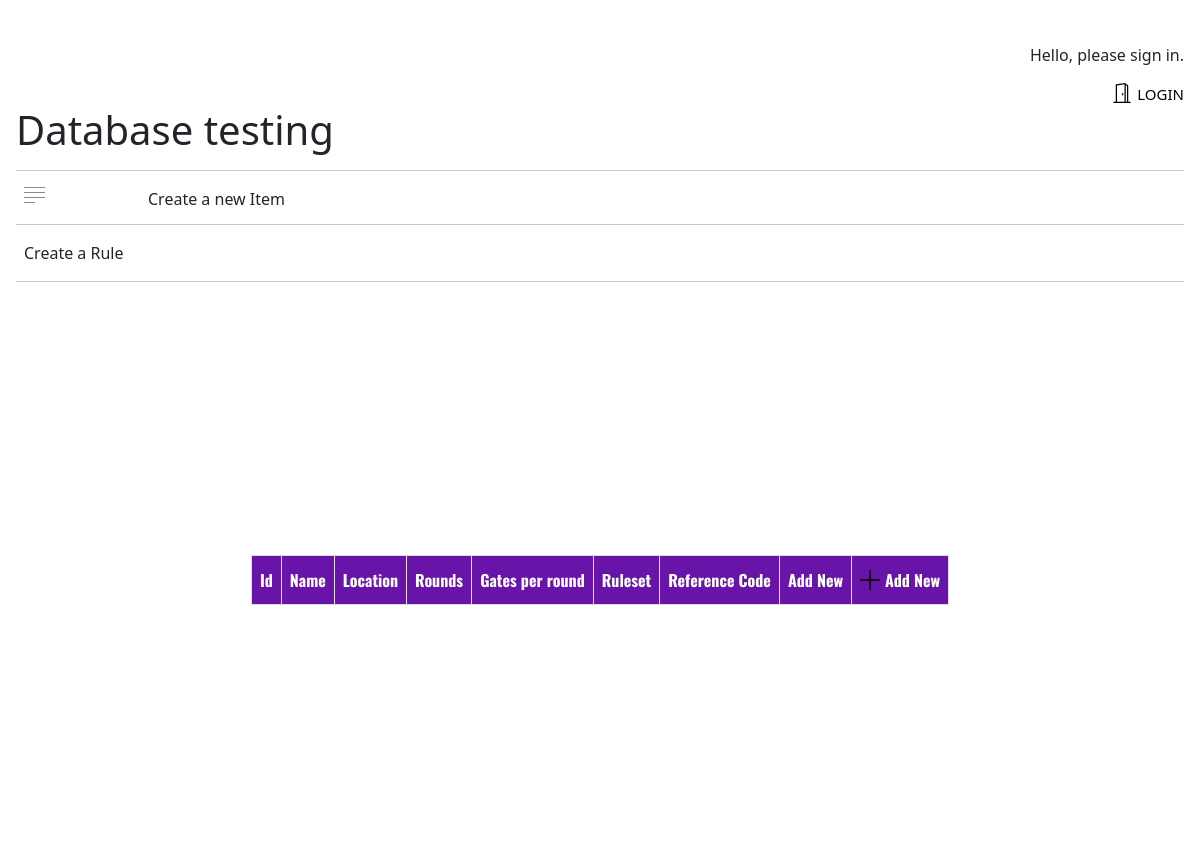
Page /account/comp/list/ on the earlier database version.
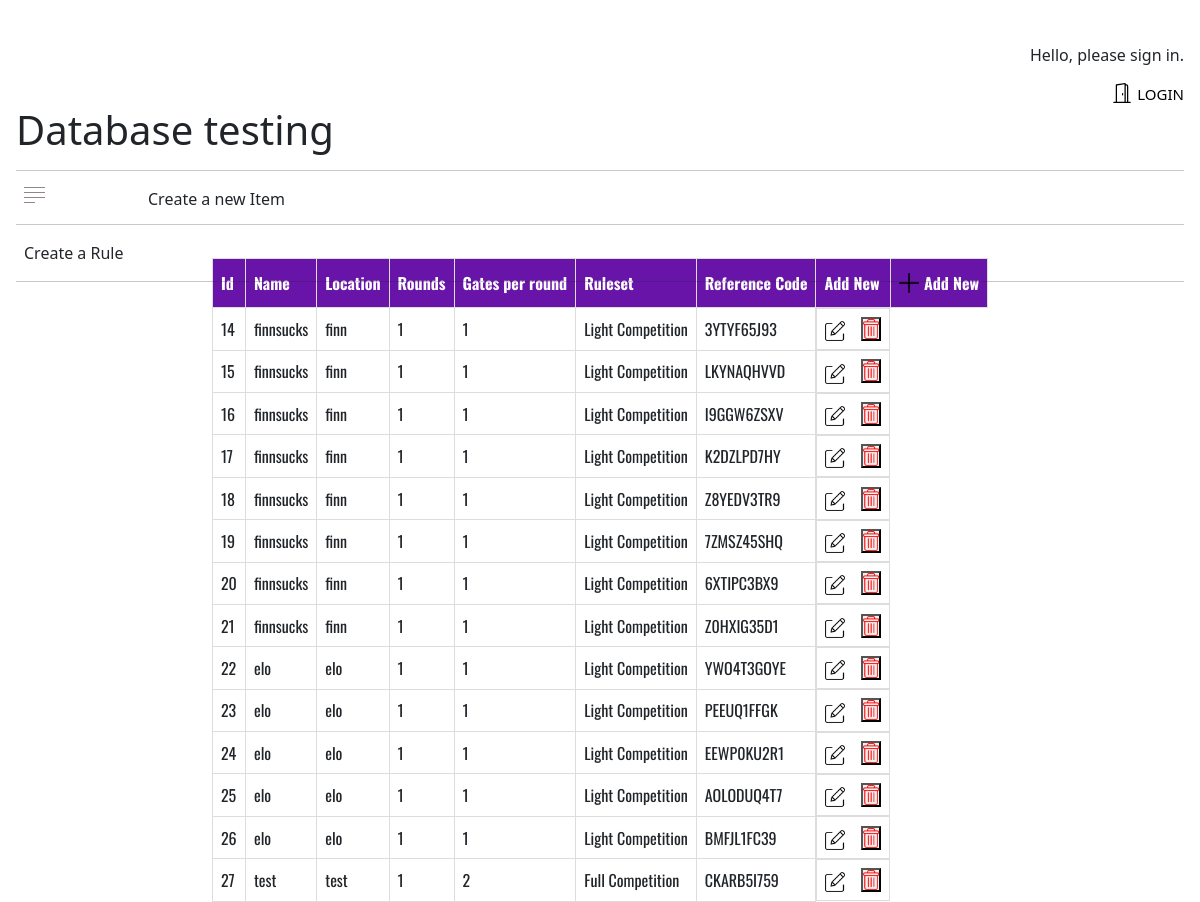
Same page on the later database version.
### database/models.py (models this page shows, shortened)
class Competition(models.Model):
    name = models.CharField(max_length=100)
    location = models.CharField(max_length=50)
    no_of_rounds = models.IntegerField(validators= [MinValueValidator (1, message='Please enter a number greater than or equal to 1'), MaxValueValidator (30, message='Please enter a number less than or equal to 30')])
    gates_per_round = models.IntegerField(validators= [MinValueValidator (1), MaxValueValidator (30)])
    ruleset = models.ForeignKey(Ruleset, on_delete=models.CASCADE)
    ref_code = models.CharField(
           max_length = 10,
           blank=True,
           editable=False,
           unique=True,
           default=get_random_string(5, allowed_chars=string.ascii_uppercase + string.digits)
    )

class Ruleset(models.Model):
    name = models.CharField(max_length=100, unique=True)
    def __str__(self):
        return self.name

### database/views.py (the view)
# urls.py: path('comp/list/', views.comp_list, name='finn'),
def comp_list(request):
    context = {
        'comp_list': Competition.objects.all()
    }
    return render(request, "competition_register/comp_list.html", context)

### database/templates/competition_register/comp_list.html (shortened to what this page needs)
{% extends 'base.html' %}
{% load static %}
{% block head %}
    <link rel="stylesheet" href="{% static 'list.css' %}">
{% endblock %}
{% block content %}
<table id="comp">
    <thead>
        <tr>
            <th>Id</th>
            <th>Name</th>
            <th>Location</th>
            <th>Rounds</th>
            <th>Gates per round</th>
            <th>Ruleset</th>
            <th>Reference Code</th>
            <th>Add New</th>
            <th>
                <a href="{% url 'comp_insert' %}" class="add-user">
                <img src="{% static 'plus.png' %}" alt="" class="edit" style="height: 20px;"> Add New</a>
            </th>
        </tr>
    </thead>
    <tbody>
        {% for comp in comp_list %}
        <tr>
            <td>{{comp.id}}</td>
            <td>{{comp.name}}</td>
            <td>{{comp.location}}</td>
            <td>{{comp.no_of_rounds}}</td>
            <td>{{comp.gates_per_round}}</td>
            <td>{{comp.ruleset}}</td>
            <td>{{comp.ref_code}}</td>
            <td class="add-new">
                <a href="{% url 'comp_update' comp.id %}">
                    <img src="{% static 'edit.png' %}" alt="" class="edit" style="height: 20px;">
                </a>
                <form action="{% url 'comp_delete' comp.id %}" method="post">
                    <button type="submit" class="del" onclick="return confirm('Do you really want to delete user {{comp.name}}?')"><img src="/database/static/delete.png" style="height:20px"></button>
                </form>
            </td>
        </tr>
        {% endfor %}
    </tbody>
</table>
{% endblock %}

### database/templates/base.html (shortened to what this page needs)
{% load static %}
<!DOCTYPE html>
<html lang="en">
<head>
    <link rel="stylesheet" href="{% static 'base.css' %}">
    <link href="https://cdn.jsdelivr.net/npm/bootstrap@5.3.0-alpha1/dist/css/bootstrap.min.css" rel="stylesheet">
</head>
{% block head %}  {% endblock %}
<body>
    <div class="head-wrap">
        <div class="g-wrapper">
            {% if user.is_authenticated %}
            <p class="greeting">Hello, {{ user.first_name }}!</p>
            <a href="{% url 'logout' %}" class="button">
                <svg xmlns="http://www.w3.org/2000/svg" width="20" height="20" fill="currentColor" class="bi bi-door-open" viewBox="0 0 16 16">
                  <path d="M8.5 10c-.276 0-.5-.448-.5-1s.224-1 .5-1 .5.448.5 1-.224 1-.5 1z"/>
                  <path d="M10.828.122A.5.5 0 0 1 11 .5V1h.5A1.5 1.5 0 0 1 13 2.5V15h1.5a.5.5 0 0 1 0 1h-13a.5.5 0 0 1 0-1H3V1.5a.5.5 0 0 1 .43-.495l7-1a.5.5 0 0 1 .398.117zM11.5 2H11v13h1V2.5a.5.5 0 0 0-.5-.5zM4 1.934V15h6V1.077l-6 .857z"/>
                </svg> LOGOUT
              </a>
            {% else %}
            <p class="greeting">Hello, please sign in.</p>
            <a href="{% url 'auth-login' %}" class="button">
                 LOGIN
              </a>
            {% endif %}
        </div>
        <div class="head-head">
            <h1 class="title">Database testing</h1>
            <hr>
            <div class="create-wrap">
                <div class="wrapper-create-wrap">
                    <img src="/database/static/hamburg.png">
                    <p>Create a new Item</p>
                </div>
            </div>
            <hr>
            <p class="tiny">Create a Rule</p>
            <hr>
        </div>
        <div class="wrap">
            <div class="sign-in">
                {% block content %}
                {% endblock %}
            </div>
        </div>
    </div>
</body>
</html>

### database/static/base.css (style rules this page uses)
body { display: flex; justify-content: center; align-items: center; height: 100%; width: 100%; margin: 0; }
.head-wrap { display: flex; width: 100%; flex-direction: column; padding: 1rem; }
.head-head { margin-bottom: 2rem; }
.g-wrapper { margin-top: 1.7rem; width: 100%; text-align: right; margin-right: 2rem; }
.wrapper-create-wrap { display: grid; grid-template-columns: 10% auto; grid-template-rows: 100%; height: 21px; margin-left: 0.5rem; }
p { margin: 0; margin-left: 0.5rem; }
.sign-in { display: flex; flex-direction: column; justify-content: center; align-items: center; height: 500px; width: auto; background-color: rgb(255, 255, 255); margin-bottom: 2rem; }
.wrap { display: flex; margin: auto; justify-content: center; align-items: center; width: 100%; height: auto; }
a.button { display: flex; gap: 5px; font-size: 15px; text-decoration: none; color: black; justify-content: flex-end; }

### database/static/list.css (style rules this page uses)
* { margin: 0; padding: 0; }
#user td, #user th, #comp td, #comp th { border: 1px solid #ddd; padding: 8px; font-family: 'Oswald', sans-serif; }
#user th, #comp th { padding-top: 12px; padding-bottom: 12px; text-align: left; background-color: #6814a8; color: white; }
a.add-user { display: flex; gap: 5px; align-items: center; color: white !important; text-decoration: none; }
td.add-new { display: flex; flex-direction: row; align-items: center; justify-content: center; gap: 1rem; }
button.del { display: flex; width: 20px; }

Differences in the rows shown:
added Competition: id "14", name "finnsucks", location "finn", no_of_rounds "1", gates_per_round "1", ruleset "Light Competition", ref_code "3YTYF65J93"
added Competition: id "15", name "finnsucks", location "finn", no_of_rounds "1", gates_per_round "1", ruleset "Light Competition", ref_code "LKYNAQHVVD"
added Competition: id "16", name "finnsucks", location "finn", no_of_rounds "1", gates_per_round "1", ruleset "Light Competition", ref_code "I9GGW6ZSXV"
added Competition: id "17", name "finnsucks", location "finn", no_of_rounds "1", gates_per_round "1", ruleset "Light Competition", ref_code "K2DZLPD7HY"
added Competition: id "18", name "finnsucks", location "finn", no_of_rounds "1", gates_per_round "1", ruleset "Light Competition", ref_code "Z8YEDV3TR9"
added Competition: id "19", name "finnsucks", location "finn", no_of_rounds "1", gates_per_round "1", ruleset "Light Competition", ref_code "7ZMSZ45SHQ"
added Competition: id "20", name "finnsucks", location "finn", no_of_rounds "1", gates_per_round "1", ruleset "Light Competition", ref_code "6XTIPC3BX9"
added Competition: id "21", name "finnsucks", location "finn", no_of_rounds "1", gates_per_round "1", ruleset "Light Competition", ref_code "Z0HXIG35D1"
added Competition: id "22", name "elo", location "elo", no_of_rounds "1", gates_per_round "1", ruleset "Light Competition", ref_code "YWO4T3GOYE"
added Competition: id "23", name "elo", location "elo", no_of_rounds "1", gates_per_round "1", ruleset "Light Competition", ref_code "PEEUQ1FFGK"
added Competition: id "24", name "elo", location "elo", no_of_rounds "1", gates_per_round "1", ruleset "Light Competition", ref_code "EEWP0KU2R1"
added Competition: id "25", name "elo", location "elo", no_of_rounds "1", gates_per_round "1", ruleset "Light Competition", ref_code "AOLODUQ4T7"
added Competition: id "26", name "elo", location "elo", no_of_rounds "1", gates_per_round "1", ruleset "Light Competition", ref_code "BMFJL1FC39"
added Competition: id "27", name "test", location "test", no_of_rounds "1", gates_per_round "2", ruleset "Full Competition", ref_code "CKARB5I759"
